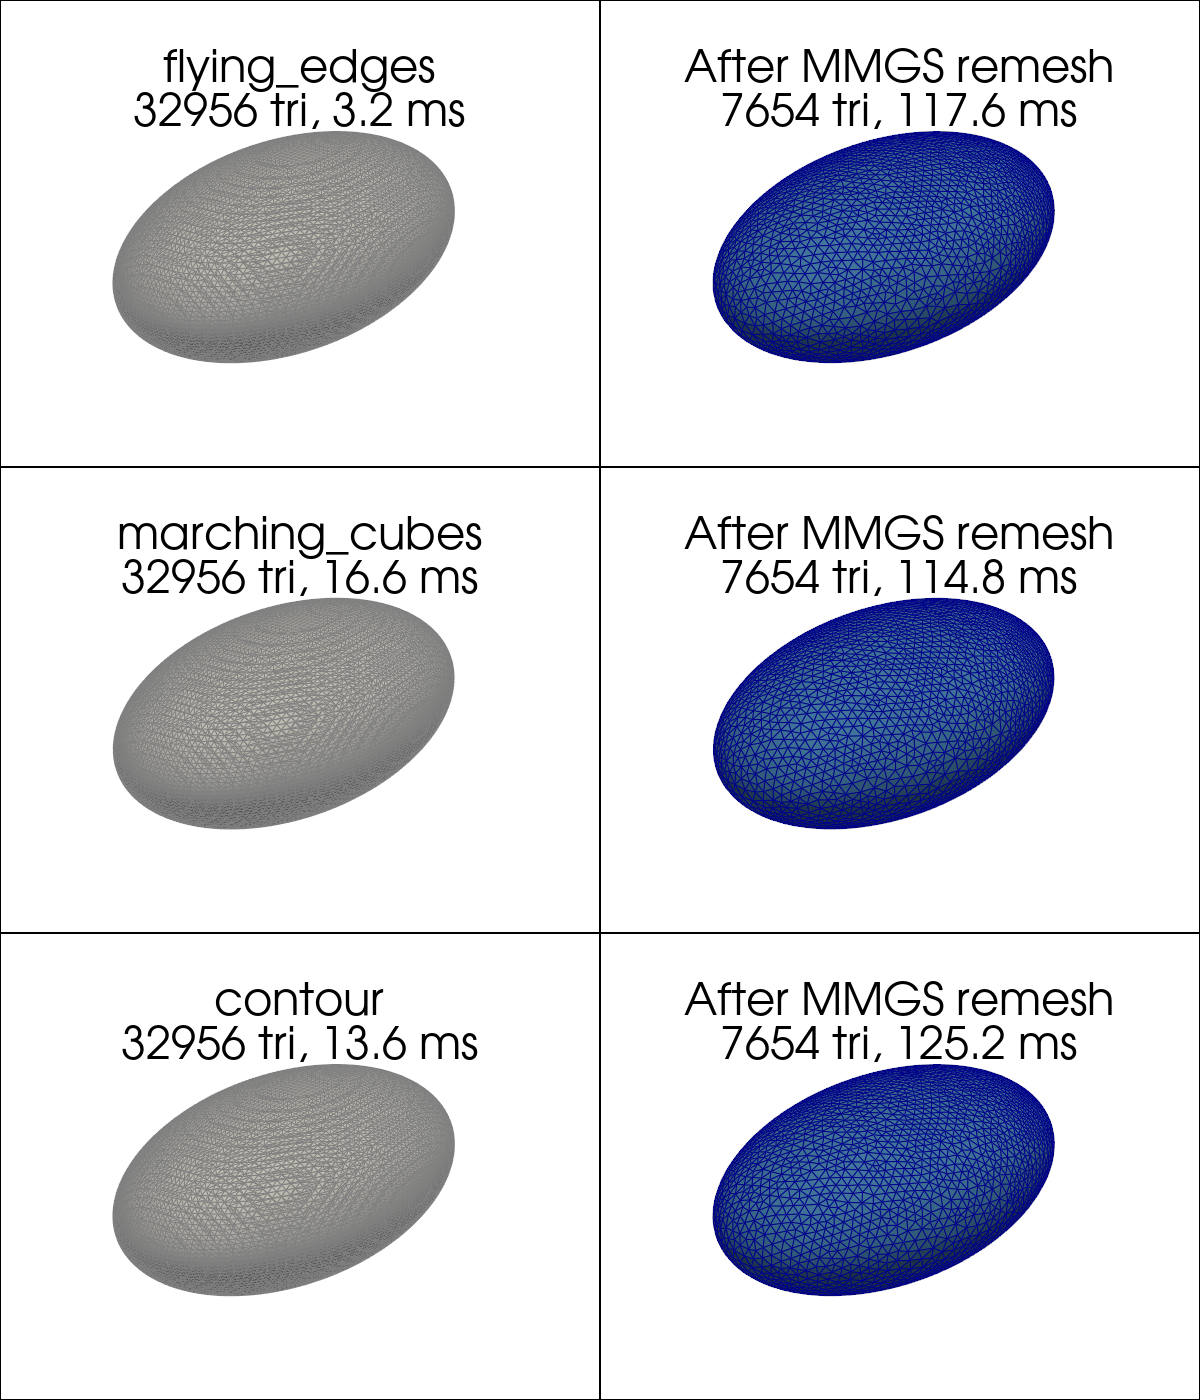

The script that drew this image:
# /// script
# requires-python = ">=3.9"
# dependencies = [
#     "mmgpy",
#     "numpy",
#     "pyvista",
# ]
#
# [tool.uv.sources]
# mmgpy = { path = "../.." }
# ///
"""Surface mesh from SDF: Comparing isosurface extraction methods.

This example compares different VTK isosurface extraction methods:
- flying_edges: Fastest, optimized for structured grids
- marching_cubes: Classic algorithm
- contour: General purpose (uses marching cubes internally for ImageData)

Each method is shown before and after MMGS remeshing, with timing information.

An ellipsoid is defined by: (x/a)² + (y/b)² + (z/c)² = 1
where a, b, c are the semi-axes.

For a volumetric mesh with tetrahedra, see examples/mmg3d/ellipsoid_levelset.py.
"""

import time
from dataclasses import dataclass

import numpy as np
import pyvista as pv

import mmgpy  # ruff: ignore[unused-import]  -- registers the .mmg accessor


@dataclass
class ExtractionResult:
    """Results from isosurface extraction and remeshing."""

    method: str
    surface: pv.PolyData
    remeshed: pv.PolyData
    extraction_time: float
    remesh_time: float


def create_ellipsoid_sdf_grid(
    center: tuple[float, float, float],
    semi_axes: tuple[float, float, float],
    resolution: int = 50,
    margin: float = 0.2,
) -> pv.ImageData:
    """Create a regular grid with ellipsoid SDF values."""
    cx, cy, cz = center
    a, b, c = semi_axes

    x = np.linspace(cx - a - margin, cx + a + margin, resolution)
    y = np.linspace(cy - b - margin, cy + b + margin, resolution)
    z = np.linspace(cz - c - margin, cz + c + margin, resolution)

    xx, yy, zz = np.meshgrid(x, y, z, indexing="ij")

    sdf = ((xx - cx) / a) ** 2 + ((yy - cy) / b) ** 2 + ((zz - cz) / c) ** 2 - 1.0

    grid = pv.ImageData(
        dimensions=(resolution, resolution, resolution),
        spacing=(
            (2 * (a + margin)) / (resolution - 1),
            (2 * (b + margin)) / (resolution - 1),
            (2 * (c + margin)) / (resolution - 1),
        ),
        origin=(cx - a - margin, cy - b - margin, cz - c - margin),
    )
    grid["sdf"] = sdf.ravel(order="F")

    return grid


def extract_and_remesh(
    grid: pv.ImageData,
    method: str,
) -> ExtractionResult:
    """Extract isosurface and remesh with MMGS."""
    # Extract isosurface
    t0 = time.perf_counter()
    surface = grid.contour([0.0], scalars="sdf", method=method)
    extraction_time = time.perf_counter() - t0

    # Remesh via the .mmg accessor — returns a fresh PolyData.
    # - hmin/hmax: tight bounds for uniform element sizes
    # - hgrad=1.1: slow gradation (sizes change by max 10% between neighbors)
    # - hausd: geometric approximation tolerance
    t0 = time.perf_counter()
    remeshed = surface.mmg.remesh(
        hmin=0.03,
        hmax=0.06,
        hausd=0.002,
        hgrad=1.1,
        verbose=False,
    )
    remesh_time = time.perf_counter() - t0

    return ExtractionResult(
        method=method,
        surface=surface,
        remeshed=remeshed,
        extraction_time=extraction_time,
        remesh_time=remesh_time,
    )


def main() -> None:
    """Compare isosurface extraction methods."""
    # Ellipsoid parameters
    center = (0.0, 0.0, 0.0)
    semi_axes = (1.0, 0.6, 0.4)

    # Create SDF grid
    print("Creating SDF grid...")
    grid = create_ellipsoid_sdf_grid(center, semi_axes, resolution=80)
    print(f"Grid: {grid.dimensions} = {grid.n_points} points\n")

    # Test all three methods
    methods = ["flying_edges", "marching_cubes", "contour"]
    results: list[ExtractionResult] = []

    for method in methods:
        print(f"Processing {method}...")
        result = extract_and_remesh(grid, method)
        results.append(result)

        print(f"  Extraction: {result.extraction_time * 1000:.1f} ms")
        print(f"  Remeshing:  {result.remesh_time * 1000:.1f} ms")
        print(f"  Triangles:  {result.surface.n_cells} -> {result.remeshed.n_cells}")
        print()

    # Visualization: 3 rows (methods) x 2 columns (before/after)
    pl = pv.Plotter(shape=(3, 2), window_size=(1200, 1400))

    for row, result in enumerate(results):
        # Left: Original extraction
        pl.subplot(row, 0)
        pl.add_mesh(
            result.surface,
            show_edges=True,
            color="lightgray",
            edge_color="gray",
            line_width=0.5,
        )
        pl.add_title(
            f"{result.method}\n"
            f"{result.surface.n_cells} tri, {result.extraction_time * 1000:.1f} ms",
        )

        # Right: After MMGS remeshing
        pl.subplot(row, 1)
        pl.add_mesh(
            result.remeshed,
            show_edges=True,
            color="steelblue",
            edge_color="darkblue",
            line_width=0.5,
        )
        pl.add_title(
            f"After MMGS remesh\n"
            f"{result.remeshed.n_cells} tri, {result.remesh_time * 1000:.1f} ms",
        )

    pl.link_views()
    pl.camera_position = [(3, 2, 1.5), center, (0, 0, 1)]

    pl.show()

    # Print summary table
    print("\n" + "=" * 70)
    print("Summary")
    print("=" * 70)
    header = (
        f"{'Method':<16} {'Extract':>10} {'Remesh':>10}"
        f" {'Tri Before':>12} {'Tri After':>12}"
    )
    print(header)
    print("-" * 70)
    for r in results:
        ext = f"{r.extraction_time * 1000:>8.1f}ms"
        rem = f"{r.remesh_time * 1000:>8.1f}ms"
        print(
            f"{r.method:<16} {ext} {rem} "
            f"{r.surface.n_cells:>12} {r.remeshed.n_cells:>12}",
        )


if __name__ == "__main__":
    main()
